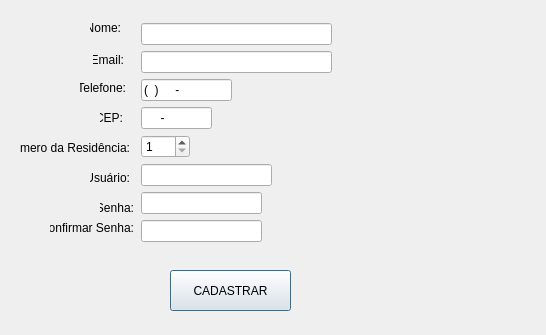
<?xml version="1.0" encoding="UTF-8"?>
<ui version="4.0">
 <class>TelaCadastroCliente</class>
 <widget class="QDialog" name="TelaCadastroCliente">
  <property name="geometry">
   <rect>
    <x>0</x>
    <y>0</y>
    <width>546</width>
    <height>335</height>
   </rect>
  </property>
  <property name="windowTitle">
   <string>Dialog</string>
  </property>
  <widget class="QPushButton" name="btnCadastrarCliente">
   <property name="geometry">
    <rect>
     <x>170</x>
     <y>270</y>
     <width>121</width>
     <height>41</height>
    </rect>
   </property>
   <property name="text">
    <string>CADASTRAR</string>
   </property>
  </widget>
  <widget class="QLabel" name="label">
   <property name="geometry">
    <rect>
     <x>90</x>
     <y>20</y>
     <width>31</width>
     <height>16</height>
    </rect>
   </property>
   <property name="text">
    <string>Nome:</string>
   </property>
   <property name="alignment">
    <set>Qt::AlignRight|Qt::AlignTrailing|Qt::AlignVCenter</set>
   </property>
  </widget>
  <widget class="QLabel" name="label_4">
   <property name="geometry">
    <rect>
     <x>93</x>
     <y>50</y>
     <width>31</width>
     <height>20</height>
    </rect>
   </property>
   <property name="text">
    <string>Email:</string>
   </property>
   <property name="alignment">
    <set>Qt::AlignRight|Qt::AlignTrailing|Qt::AlignVCenter</set>
   </property>
  </widget>
  <widget class="QLabel" name="label_3">
   <property name="geometry">
    <rect>
     <x>80</x>
     <y>80</y>
     <width>46</width>
     <height>16</height>
    </rect>
   </property>
   <property name="text">
    <string>Telefone:</string>
   </property>
   <property name="alignment">
    <set>Qt::AlignRight|Qt::AlignTrailing|Qt::AlignVCenter</set>
   </property>
  </widget>
  <widget class="QLabel" name="label_2">
   <property name="geometry">
    <rect>
     <x>100</x>
     <y>110</y>
     <width>23</width>
     <height>16</height>
    </rect>
   </property>
   <property name="text">
    <string>CEP:</string>
   </property>
   <property name="alignment">
    <set>Qt::AlignRight|Qt::AlignTrailing|Qt::AlignVCenter</set>
   </property>
  </widget>
  <widget class="QLabel" name="label_5">
   <property name="geometry">
    <rect>
     <x>100</x>
     <y>200</y>
     <width>34</width>
     <height>16</height>
    </rect>
   </property>
   <property name="text">
    <string>Senha:</string>
   </property>
   <property name="alignment">
    <set>Qt::AlignRight|Qt::AlignTrailing|Qt::AlignVCenter</set>
   </property>
  </widget>
  <widget class="QLabel" name="label_8">
   <property name="geometry">
    <rect>
     <x>20</x>
     <y>140</y>
     <width>110</width>
     <height>16</height>
    </rect>
   </property>
   <property name="text">
    <string>Numero da Residência:</string>
   </property>
   <property name="alignment">
    <set>Qt::AlignRight|Qt::AlignTrailing|Qt::AlignVCenter</set>
   </property>
  </widget>
  <widget class="QLabel" name="label_7">
   <property name="geometry">
    <rect>
     <x>90</x>
     <y>170</y>
     <width>40</width>
     <height>16</height>
    </rect>
   </property>
   <property name="text">
    <string>Usuário:</string>
   </property>
   <property name="alignment">
    <set>Qt::AlignRight|Qt::AlignTrailing|Qt::AlignVCenter</set>
   </property>
  </widget>
  <widget class="QLabel" name="label_6">
   <property name="geometry">
    <rect>
     <x>50</x>
     <y>220</y>
     <width>84</width>
     <height>16</height>
    </rect>
   </property>
   <property name="text">
    <string>Confirmar Senha:</string>
   </property>
   <property name="alignment">
    <set>Qt::AlignRight|Qt::AlignTrailing|Qt::AlignVCenter</set>
   </property>
  </widget>
  <widget class="QLineEdit" name="txtTelefoneCliente">
   <property name="geometry">
    <rect>
     <x>141</x>
     <y>79</y>
     <width>91</width>
     <height>22</height>
    </rect>
   </property>
   <property name="inputMask">
    <string>(00)00000-0000</string>
   </property>
  </widget>
  <widget class="QLineEdit" name="txtCepCliente">
   <property name="geometry">
    <rect>
     <x>141</x>
     <y>107</y>
     <width>71</width>
     <height>22</height>
    </rect>
   </property>
   <property name="inputMask">
    <string>00000-000</string>
   </property>
   <property name="maxLength">
    <number>9</number>
   </property>
  </widget>
  <widget class="QLineEdit" name="txtEmailCliente">
   <property name="geometry">
    <rect>
     <x>141</x>
     <y>51</y>
     <width>191</width>
     <height>22</height>
    </rect>
   </property>
   <property name="maxLength">
    <number>30</number>
   </property>
  </widget>
  <widget class="QLineEdit" name="txtNomeCliente">
   <property name="geometry">
    <rect>
     <x>141</x>
     <y>23</y>
     <width>191</width>
     <height>22</height>
    </rect>
   </property>
   <property name="maxLength">
    <number>30</number>
   </property>
  </widget>
  <widget class="QLineEdit" name="txtUsuarioCliente">
   <property name="geometry">
    <rect>
     <x>141</x>
     <y>164</y>
     <width>131</width>
     <height>22</height>
    </rect>
   </property>
   <property name="maxLength">
    <number>20</number>
   </property>
   <property name="echoMode">
    <enum>QLineEdit::Normal</enum>
   </property>
  </widget>
  <widget class="QLineEdit" name="txtSenhaCliente">
   <property name="geometry">
    <rect>
     <x>141</x>
     <y>192</y>
     <width>121</width>
     <height>22</height>
    </rect>
   </property>
   <property name="maxLength">
    <number>16</number>
   </property>
   <property name="echoMode">
    <enum>QLineEdit::Password</enum>
   </property>
  </widget>
  <widget class="QLineEdit" name="txtConfirmarSenhaCliente">
   <property name="geometry">
    <rect>
     <x>141</x>
     <y>220</y>
     <width>121</width>
     <height>22</height>
    </rect>
   </property>
   <property name="maxLength">
    <number>16</number>
   </property>
   <property name="echoMode">
    <enum>QLineEdit::Password</enum>
   </property>
  </widget>
  <widget class="QSpinBox" name="spnNumEnderecoCliente">
   <property name="geometry">
    <rect>
     <x>141</x>
     <y>135</y>
     <width>49</width>
     <height>23</height>
    </rect>
   </property>
   <property name="minimum">
    <number>1</number>
   </property>
   <property name="maximum">
    <number>9999</number>
   </property>
  </widget>
  <widget class="QLabel" name="lblNomeClienteErro">
   <property name="geometry">
    <rect>
     <x>340</x>
     <y>20</y>
     <width>201</width>
     <height>16</height>
    </rect>
   </property>
   <property name="minimumSize">
    <size>
     <width>200</width>
     <height>0</height>
    </size>
   </property>
   <property name="font">
    <font>
     <family>Segoe UI</family>
    </font>
   </property>
   <property name="autoFillBackground">
    <bool>false</bool>
   </property>
   <property name="styleSheet">
    <string notr="true">color: &quot;red&quot;;
background: &quot;white&quot;;
</string>
   </property>
   <property name="text">
    <string/>
   </property>
  </widget>
  <widget class="QLabel" name="lblTelefoneClienteErro">
   <property name="geometry">
    <rect>
     <x>240</x>
     <y>80</y>
     <width>200</width>
     <height>16</height>
    </rect>
   </property>
   <property name="minimumSize">
    <size>
     <width>200</width>
     <height>0</height>
    </size>
   </property>
   <property name="font">
    <font>
     <family>Segoe UI</family>
    </font>
   </property>
   <property name="autoFillBackground">
    <bool>false</bool>
   </property>
   <property name="styleSheet">
    <string notr="true">color: &quot;red&quot;;
background: &quot;white&quot;;
</string>
   </property>
   <property name="text">
    <string/>
   </property>
  </widget>
  <widget class="QLabel" name="lblCepClienteErro">
   <property name="geometry">
    <rect>
     <x>220</x>
     <y>110</y>
     <width>200</width>
     <height>16</height>
    </rect>
   </property>
   <property name="minimumSize">
    <size>
     <width>200</width>
     <height>0</height>
    </size>
   </property>
   <property name="font">
    <font>
     <family>Segoe UI</family>
    </font>
   </property>
   <property name="autoFillBackground">
    <bool>false</bool>
   </property>
   <property name="styleSheet">
    <string notr="true">color: &quot;red&quot;;
background: &quot;white&quot;;
</string>
   </property>
   <property name="text">
    <string/>
   </property>
  </widget>
  <widget class="QLabel" name="lblEmailClienteErro">
   <property name="geometry">
    <rect>
     <x>340</x>
     <y>50</y>
     <width>200</width>
     <height>16</height>
    </rect>
   </property>
   <property name="minimumSize">
    <size>
     <width>200</width>
     <height>0</height>
    </size>
   </property>
   <property name="font">
    <font>
     <family>Segoe UI</family>
    </font>
   </property>
   <property name="autoFillBackground">
    <bool>false</bool>
   </property>
   <property name="styleSheet">
    <string notr="true">color: &quot;red&quot;;
background: &quot;white&quot;;
</string>
   </property>
   <property name="text">
    <string/>
   </property>
  </widget>
  <widget class="QLabel" name="lblNumEnderecoClienteErro">
   <property name="geometry">
    <rect>
     <x>200</x>
     <y>140</y>
     <width>200</width>
     <height>16</height>
    </rect>
   </property>
   <property name="minimumSize">
    <size>
     <width>200</width>
     <height>0</height>
    </size>
   </property>
   <property name="font">
    <font>
     <family>Segoe UI</family>
    </font>
   </property>
   <property name="autoFillBackground">
    <bool>false</bool>
   </property>
   <property name="styleSheet">
    <string notr="true">color: &quot;red&quot;;
background: &quot;white&quot;;
</string>
   </property>
   <property name="text">
    <string/>
   </property>
  </widget>
  <widget class="QLabel" name="lblUsuarioClienteErro">
   <property name="geometry">
    <rect>
     <x>290</x>
     <y>170</y>
     <width>200</width>
     <height>16</height>
    </rect>
   </property>
   <property name="minimumSize">
    <size>
     <width>200</width>
     <height>0</height>
    </size>
   </property>
   <property name="font">
    <font>
     <family>Segoe UI</family>
    </font>
   </property>
   <property name="autoFillBackground">
    <bool>false</bool>
   </property>
   <property name="styleSheet">
    <string notr="true">color: &quot;red&quot;;
background: &quot;white&quot;;
</string>
   </property>
   <property name="text">
    <string/>
   </property>
  </widget>
  <widget class="QLabel" name="lblSenhaClienteErro">
   <property name="geometry">
    <rect>
     <x>280</x>
     <y>200</y>
     <width>200</width>
     <height>16</height>
    </rect>
   </property>
   <property name="minimumSize">
    <size>
     <width>200</width>
     <height>0</height>
    </size>
   </property>
   <property name="font">
    <font>
     <family>Segoe UI</family>
    </font>
   </property>
   <property name="autoFillBackground">
    <bool>false</bool>
   </property>
   <property name="styleSheet">
    <string notr="true">color: &quot;red&quot;;
background: &quot;white&quot;;
</string>
   </property>
   <property name="text">
    <string/>
   </property>
  </widget>
  <widget class="QLabel" name="lblConfirmarSenhaClienteErro">
   <property name="geometry">
    <rect>
     <x>280</x>
     <y>230</y>
     <width>200</width>
     <height>16</height>
    </rect>
   </property>
   <property name="minimumSize">
    <size>
     <width>200</width>
     <height>0</height>
    </size>
   </property>
   <property name="font">
    <font>
     <family>Segoe UI</family>
    </font>
   </property>
   <property name="autoFillBackground">
    <bool>false</bool>
   </property>
   <property name="styleSheet">
    <string notr="true">color: &quot;red&quot;;
background: &quot;white&quot;;
</string>
   </property>
   <property name="text">
    <string/>
   </property>
  </widget>
 </widget>
 <tabstops>
  <tabstop>txtNomeCliente</tabstop>
  <tabstop>txtEmailCliente</tabstop>
  <tabstop>txtTelefoneCliente</tabstop>
  <tabstop>txtCepCliente</tabstop>
  <tabstop>spnNumEnderecoCliente</tabstop>
  <tabstop>txtUsuarioCliente</tabstop>
  <tabstop>txtSenhaCliente</tabstop>
  <tabstop>txtConfirmarSenhaCliente</tabstop>
  <tabstop>btnCadastrarCliente</tabstop>
 </tabstops>
 <resources/>
 <connections/>
</ui>
